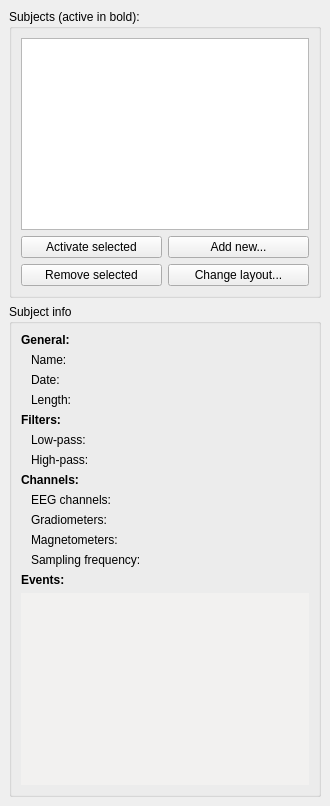
  <widget class="QDockWidget" name="dockWidgetSubjects">
   <property name="minimumSize">
    <size>
     <width>330</width>
     <height>757</height>
    </size>
   </property>
   <property name="floating">
    <bool>false</bool>
   </property>
   <property name="features">
    <set>QDockWidget::DockWidgetFloatable</set>
   </property>
   <attribute name="dockWidgetArea">
    <number>1</number>
   </attribute>
   <widget class="QWidget" name="dockWidgetContents">
    <layout class="QGridLayout" name="gridLayout_9">
     <item row="1" column="0">
      <widget class="QGroupBox" name="groupBoxSubjectInfo">
       <property name="title">
        <string>Subject info</string>
       </property>
       <layout class="QGridLayout" name="gridLayout_10">
        <item row="3" column="0">
         <widget class="QLabel" name="labelEvents">
          <property name="font">
           <font>
            <weight>75</weight>
            <bold>true</bold>
           </font>
          </property>
          <property name="text">
           <string>Events:</string>
          </property>
         </widget>
        </item>
        <item row="1" column="0">
         <layout class="QVBoxLayout" name="verticalLayout_12">
          <item>
           <widget class="QLabel" name="labelFilters">
            <property name="font">
             <font>
              <weight>75</weight>
              <bold>true</bold>
             </font>
            </property>
            <property name="text">
             <string>Filters:</string>
            </property>
           </widget>
          </item>
          <item>
           <layout class="QHBoxLayout" name="horizontalLayout_30">
            <property name="leftMargin">
             <number>10</number>
            </property>
            <item>
             <widget class="QLabel" name="labelLow">
              <property name="lineWidth">
               <number>1</number>
              </property>
              <property name="text">
               <string>Low-pass:</string>
              </property>
              <property name="scaledContents">
               <bool>true</bool>
              </property>
              <property name="wordWrap">
               <bool>false</bool>
              </property>
              <property name="textInteractionFlags">
               <set>Qt::LinksAccessibleByMouse|Qt::TextSelectableByMouse</set>
              </property>
             </widget>
            </item>
            <item>
             <widget class="QLabel" name="labelLowValue">
              <property name="sizePolicy">
               <sizepolicy hsizetype="Expanding" vsizetype="Preferred">
                <horstretch>0</horstretch>
                <verstretch>0</verstretch>
               </sizepolicy>
              </property>
              <property name="text">
               <string/>
              </property>
              <property name="wordWrap">
               <bool>true</bool>
              </property>
              <property name="textInteractionFlags">
               <set>Qt::LinksAccessibleByMouse|Qt::TextSelectableByMouse</set>
              </property>
             </widget>
            </item>
           </layout>
          </item>
          <item>
           <layout class="QHBoxLayout" name="horizontalLayout_31">
            <property name="leftMargin">
             <number>10</number>
            </property>
            <item>
             <widget class="QLabel" name="labelHigh">
              <property name="text">
               <string>High-pass:</string>
              </property>
              <property name="wordWrap">
               <bool>false</bool>
              </property>
              <property name="textInteractionFlags">
               <set>Qt::LinksAccessibleByMouse|Qt::TextSelectableByMouse</set>
              </property>
             </widget>
            </item>
            <item>
             <widget class="QLabel" name="labelHighValue">
              <property name="sizePolicy">
               <sizepolicy hsizetype="Expanding" vsizetype="Preferred">
                <horstretch>0</horstretch>
                <verstretch>0</verstretch>
               </sizepolicy>
              </property>
              <property name="text">
               <string/>
              </property>
              <property name="wordWrap">
               <bool>true</bool>
              </property>
              <property name="textInteractionFlags">
               <set>Qt::LinksAccessibleByMouse|Qt::TextSelectableByMouse</set>
              </property>
             </widget>
            </item>
           </layout>
          </item>
         </layout>
        </item>
        <item row="2" column="0">
         <layout class="QVBoxLayout" name="verticalLayout_11">
          <item>
           <widget class="QLabel" name="labelChannels">
            <property name="font">
             <font>
              <weight>75</weight>
              <bold>true</bold>
             </font>
            </property>
            <property name="text">
             <string>Channels:</string>
            </property>
           </widget>
          </item>
          <item>
           <layout class="QHBoxLayout" name="horizontalLayout_25">
            <property name="leftMargin">
             <number>10</number>
            </property>
            <item>
             <widget class="QLabel" name="labelEEG">
              <property name="text">
               <string>EEG channels:</string>
              </property>
              <property name="wordWrap">
               <bool>false</bool>
              </property>
              <property name="textInteractionFlags">
               <set>Qt::LinksAccessibleByMouse|Qt::TextSelectableByMouse</set>
              </property>
             </widget>
            </item>
            <item>
             <widget class="QLabel" name="labelEEGValue">
              <property name="sizePolicy">
               <sizepolicy hsizetype="Expanding" vsizetype="Preferred">
                <horstretch>0</horstretch>
                <verstretch>0</verstretch>
               </sizepolicy>
              </property>
              <property name="text">
               <string/>
              </property>
              <property name="wordWrap">
               <bool>true</bool>
              </property>
              <property name="textInteractionFlags">
               <set>Qt::LinksAccessibleByMouse|Qt::TextSelectableByMouse</set>
              </property>
             </widget>
            </item>
           </layout>
          </item>
          <item>
           <layout class="QHBoxLayout" name="horizontalLayout_27">
            <property name="leftMargin">
             <number>10</number>
            </property>
            <item>
             <widget class="QLabel" name="labelGradMEG">
              <property name="text">
               <string>Gradiometers:</string>
              </property>
              <property name="textInteractionFlags">
               <set>Qt::LinksAccessibleByMouse|Qt::TextSelectableByMouse</set>
              </property>
             </widget>
            </item>
            <item>
             <widget class="QLabel" name="labelGradMEGValue">
              <property name="sizePolicy">
               <sizepolicy hsizetype="Expanding" vsizetype="Preferred">
                <horstretch>0</horstretch>
                <verstretch>0</verstretch>
               </sizepolicy>
              </property>
              <property name="text">
               <string/>
              </property>
              <property name="wordWrap">
               <bool>true</bool>
              </property>
              <property name="textInteractionFlags">
               <set>Qt::LinksAccessibleByMouse|Qt::TextSelectableByMouse</set>
              </property>
             </widget>
            </item>
           </layout>
          </item>
          <item>
           <layout class="QHBoxLayout" name="horizontalLayout_28">
            <property name="leftMargin">
             <number>10</number>
            </property>
            <item>
             <widget class="QLabel" name="labelMagMEG">
              <property name="text">
               <string>Magnetometers:</string>
              </property>
              <property name="textInteractionFlags">
               <set>Qt::LinksAccessibleByMouse|Qt::TextSelectableByMouse</set>
              </property>
             </widget>
            </item>
            <item>
             <widget class="QLabel" name="labelMagMEGValue">
              <property name="sizePolicy">
               <sizepolicy hsizetype="Expanding" vsizetype="Preferred">
                <horstretch>0</horstretch>
                <verstretch>0</verstretch>
               </sizepolicy>
              </property>
              <property name="text">
               <string/>
              </property>
              <property name="wordWrap">
               <bool>true</bool>
              </property>
              <property name="textInteractionFlags">
               <set>Qt::LinksAccessibleByMouse|Qt::TextSelectableByMouse</set>
              </property>
             </widget>
            </item>
           </layout>
          </item>
          <item>
           <layout class="QHBoxLayout" name="horizontalLayout_29">
            <property name="leftMargin">
             <number>10</number>
            </property>
            <item>
             <widget class="QLabel" name="labelSamples">
              <property name="text">
               <string>Sampling frequency:</string>
              </property>
              <property name="textInteractionFlags">
               <set>Qt::LinksAccessibleByMouse|Qt::TextSelectableByMouse</set>
              </property>
             </widget>
            </item>
            <item>
             <widget class="QLabel" name="labelSamplesValue">
              <property name="sizePolicy">
               <sizepolicy hsizetype="Expanding" vsizetype="Preferred">
                <horstretch>0</horstretch>
                <verstretch>0</verstretch>
               </sizepolicy>
              </property>
              <property name="text">
               <string/>
              </property>
              <property name="wordWrap">
               <bool>true</bool>
              </property>
              <property name="textInteractionFlags">
               <set>Qt::LinksAccessibleByMouse|Qt::TextSelectableByMouse</set>
              </property>
             </widget>
            </item>
           </layout>
          </item>
         </layout>
        </item>
        <item row="0" column="0">
         <layout class="QVBoxLayout" name="verticalLayout_9">
          <item>
           <widget class="QLabel" name="labelSubjectGeneral">
            <property name="font">
             <font>
              <weight>75</weight>
              <bold>true</bold>
             </font>
            </property>
            <property name="text">
             <string>General:</string>
            </property>
            <property name="textFormat">
             <enum>Qt::AutoText</enum>
            </property>
           </widget>
          </item>
          <item>
           <layout class="QHBoxLayout" name="horizontalLayout_23">
            <property name="leftMargin">
             <number>10</number>
            </property>
            <item>
             <widget class="QLabel" name="labelSubject">
              <property name="text">
               <string>Name:</string>
              </property>
              <property name="wordWrap">
               <bool>false</bool>
              </property>
              <property name="textInteractionFlags">
               <set>Qt::LinksAccessibleByMouse|Qt::TextSelectableByMouse</set>
              </property>
             </widget>
            </item>
            <item>
             <widget class="QLabel" name="labelSubjectValue">
              <property name="sizePolicy">
               <sizepolicy hsizetype="Expanding" vsizetype="Preferred">
                <horstretch>0</horstretch>
                <verstretch>0</verstretch>
               </sizepolicy>
              </property>
              <property name="text">
               <string/>
              </property>
              <property name="wordWrap">
               <bool>true</bool>
              </property>
              <property name="textInteractionFlags">
               <set>Qt::LinksAccessibleByMouse|Qt::TextSelectableByMouse</set>
              </property>
             </widget>
            </item>
           </layout>
          </item>
          <item>
           <layout class="QHBoxLayout" name="horizontalLayout_24">
            <property name="leftMargin">
             <number>10</number>
            </property>
            <item>
             <widget class="QLabel" name="labelDate">
              <property name="text">
               <string>Date:</string>
              </property>
              <property name="wordWrap">
               <bool>false</bool>
              </property>
              <property name="textInteractionFlags">
               <set>Qt::LinksAccessibleByMouse|Qt::TextSelectableByMouse</set>
              </property>
             </widget>
            </item>
            <item>
             <widget class="QLabel" name="labelDateValue">
              <property name="sizePolicy">
               <sizepolicy hsizetype="Expanding" vsizetype="Preferred">
                <horstretch>0</horstretch>
                <verstretch>0</verstretch>
               </sizepolicy>
              </property>
              <property name="text">
               <string/>
              </property>
              <property name="wordWrap">
               <bool>true</bool>
              </property>
              <property name="textInteractionFlags">
               <set>Qt::LinksAccessibleByMouse|Qt::TextSelectableByMouse</set>
              </property>
             </widget>
            </item>
           </layout>
          </item>
          <item>
           <layout class="QHBoxLayout" name="horizontalLayout_40">
            <property name="leftMargin">
             <number>10</number>
            </property>
            <item>
             <widget class="QLabel" name="labelLength">
              <property name="text">
               <string>Length:</string>
              </property>
              <property name="textInteractionFlags">
               <set>Qt::LinksAccessibleByMouse|Qt::TextSelectableByMouse</set>
              </property>
             </widget>
            </item>
            <item>
             <widget class="QLabel" name="labelLengthValue">
              <property name="sizePolicy">
               <sizepolicy hsizetype="Expanding" vsizetype="Preferred">
                <horstretch>0</horstretch>
                <verstretch>0</verstretch>
               </sizepolicy>
              </property>
              <property name="text">
               <string/>
              </property>
             </widget>
            </item>
           </layout>
          </item>
         </layout>
        </item>
        <item row="4" column="0">
         <widget class="QTextBrowser" name="textBrowserEvents">
          <property name="palette">
           <palette>
            <active>
             <colorrole role="Base">
              <brush brushstyle="SolidPattern">
               <color alpha="255">
                <red>242</red>
                <green>241</green>
                <blue>240</blue>
               </color>
              </brush>
             </colorrole>
            </active>
            <inactive>
             <colorrole role="Base">
              <brush brushstyle="SolidPattern">
               <color alpha="255">
                <red>242</red>
                <green>241</green>
                <blue>240</blue>
               </color>
              </brush>
             </colorrole>
            </inactive>
            <disabled>
             <colorrole role="Base">
              <brush brushstyle="SolidPattern">
               <color alpha="255">
                <red>255</red>
                <green>255</green>
                <blue>255</blue>
               </color>
              </brush>
             </colorrole>
            </disabled>
           </palette>
          </property>
          <property name="frameShape">
           <enum>QFrame::NoFrame</enum>
          </property>
         </widget>
        </item>
       </layout>
      </widget>
     </item>
     <item row="0" column="0">
      <widget class="QGroupBox" name="groupBoxSubject_2">
       <property name="title">
        <string>Subjects (active in bold):</string>
       </property>
       <layout class="QGridLayout" name="gridLayout_12">
        <property name="leftMargin">
         <number>9</number>
        </property>
        <property name="topMargin">
         <number>9</number>
        </property>
        <property name="rightMargin">
         <number>9</number>
        </property>
        <property name="bottomMargin">
         <number>9</number>
        </property>
        <item row="1" column="0">
         <layout class="QGridLayout" name="gridLayout_5">
          <property name="sizeConstraint">
           <enum>QLayout::SetDefaultConstraint</enum>
          </property>
          <item row="0" column="0">
           <widget class="QPushButton" name="pushButtonActivateSubject">
            <property name="text">
             <string>Activate selected</string>
            </property>
           </widget>
          </item>
          <item row="0" column="1">
           <widget class="QPushButton" name="pushButtonAddSubjects">
            <property name="text">
             <string>Add new...</string>
            </property>
           </widget>
          </item>
          <item row="1" column="0">
           <widget class="QPushButton" name="pushButtonRemoveSubject">
            <property name="text">
             <string>Remove selected</string>
            </property>
           </widget>
          </item>
          <item row="1" column="1">
           <widget class="QPushButton" name="pushButtonLayout">
            <property name="text">
             <string>Change layout...</string>
            </property>
           </widget>
          </item>
         </layout>
        </item>
        <item row="0" column="0">
         <widget class="QListWidget" name="listWidgetSubjects">
          <property name="selectionMode">
           <enum>QAbstractItemView::ExtendedSelection</enum>
          </property>
         </widget>
        </item>
       </layout>
      </widget>
     </item>
    </layout>
   </widget>
  </widget>
